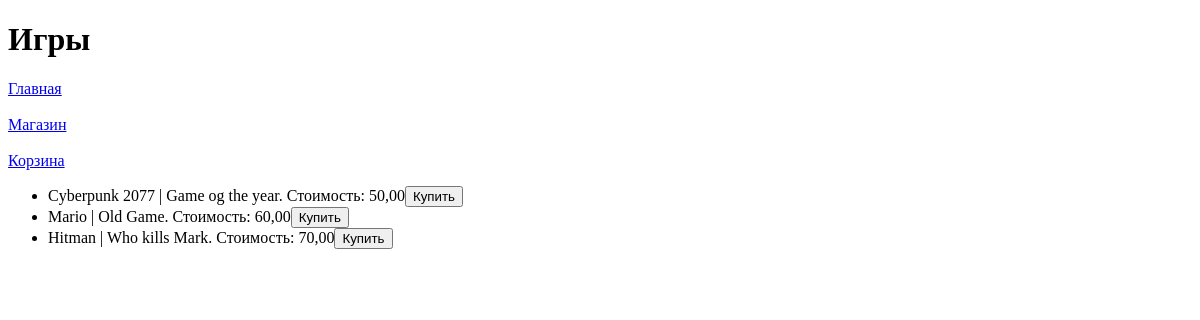
The page /platform/games/ on the database as committed earlier.
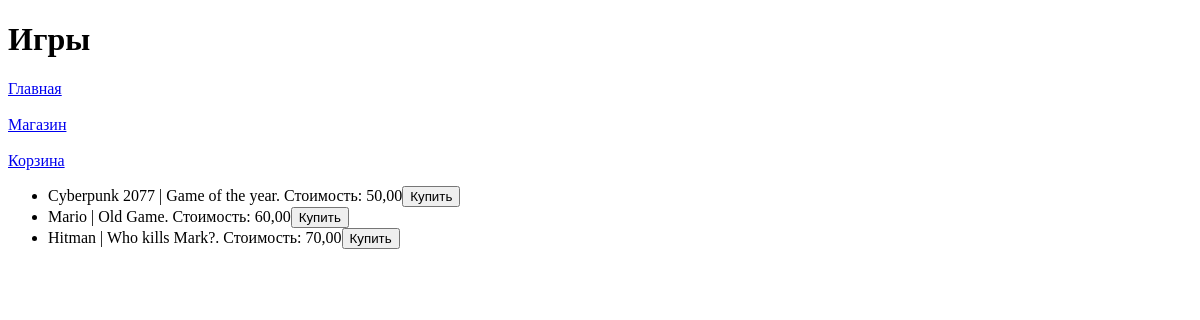
The same page on the database as committed later.
### task1/models.py (models this page shows)
class Game(models.Model):
    title = models.CharField(max_length=200)  # Название игры
    cost = models.DecimalField(max_digits=10, decimal_places=2)  # Цена
    size = models.DecimalField(max_digits=10, decimal_places=2)  # Размер файлов
    description = models.TextField()  # Описание
    age_limited = models.BooleanField(default=False)  # Ограничение возраста
    buyers = models.ManyToManyField(Buyer, related_name='games')  # Покупатели
    def __str__(self):
        return self.title

### task1/views.py (the view)
# urls.py: path('platform/games/', shop),
def shop(request):
    games = Game.objects.all()
    context = {
        'games': games
    }
    return render(request, 'fourth_task/games.html', context)

### templates/fourth_task/games.html (shortened to what this page needs)
{% extends "fourth_task/menu.html" %}
{% block pagename %}
<h1>Игры</h1>
{% endblock %}
{% block content %}
<ul>
    {% for game in games %}
    <li>{{ game}} | {{ game.description }}. Стоимость: {{ game.cost }}<button>Купить</button></li>
    {% endfor %}
</ul>
{% endblock %}

Rows that differ between the two databases and show on the page:
changed Game: description "Game og the year" → "Game of the year"
changed Game "Hitman": description "Who kills Mark" → "Who kills Mark?"
